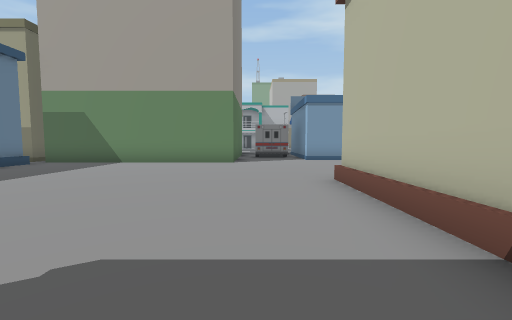
[1] (above)

24 first-person views from a walk through a 3-D level made in the Unity game engine. The camera is 1.4 m above the floor, tilts 4° down and sees 90° across. The floor is counted in squares, 2 m on a side. Each view is taken from the middle of a square. On the plan, view 1 faces up. The plan holds only what a view shows up to about 9 squares ahead; the rest is blank. The place goes on beyond the plan. The player is left out.

[2]
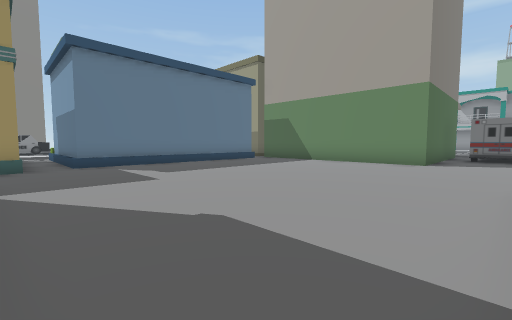

[3]
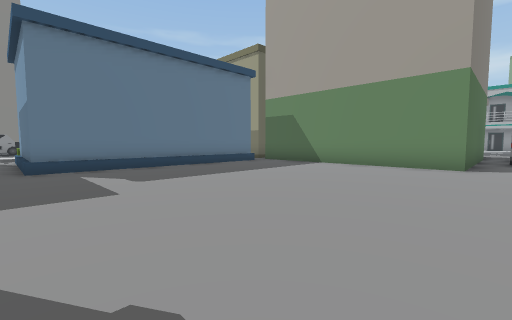

[4]
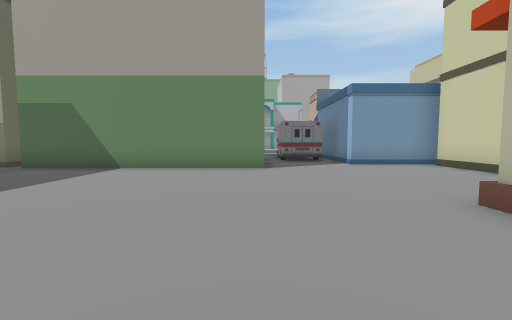

[5]
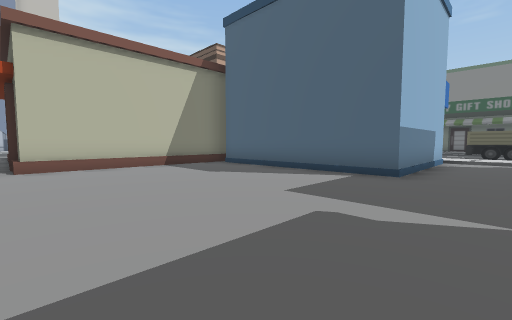

[6]
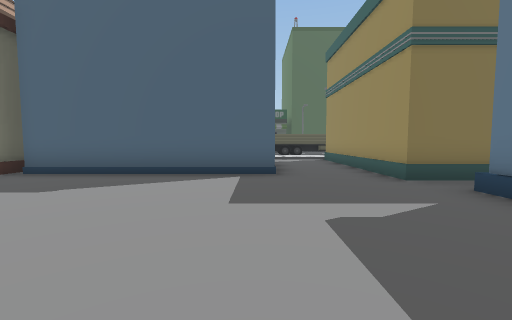

[7]
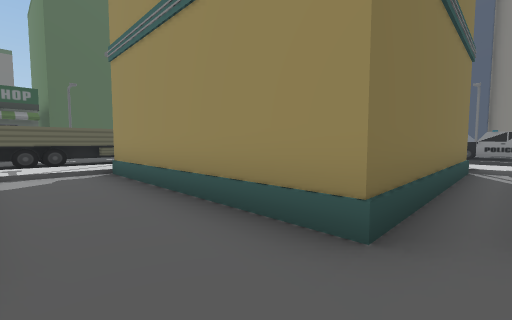

[8]
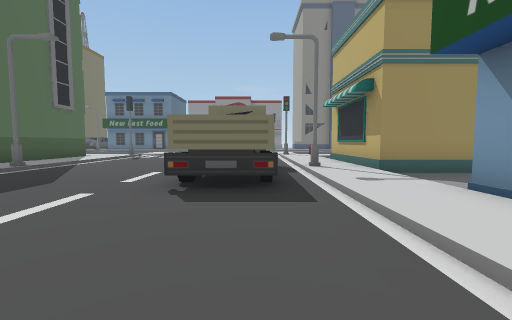

[9]
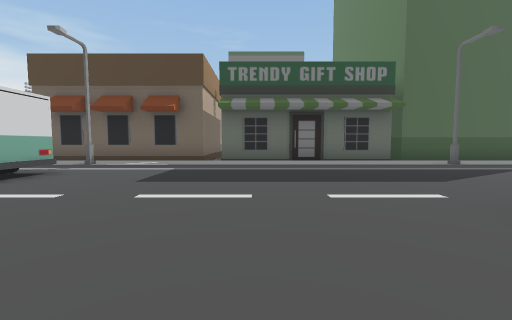

[10]
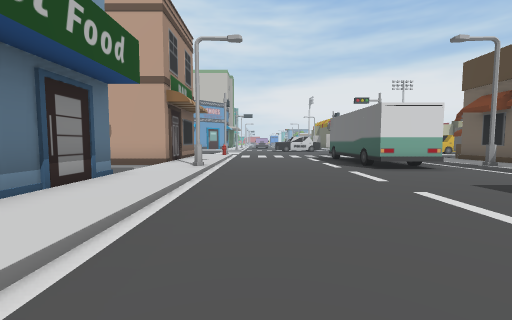

[11]
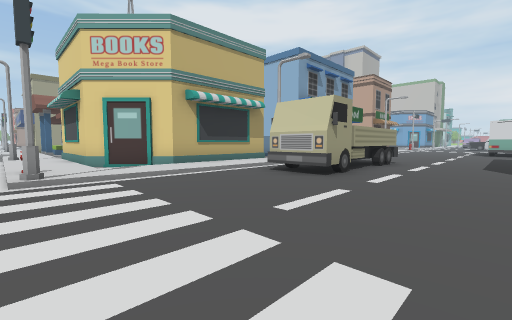

[12]
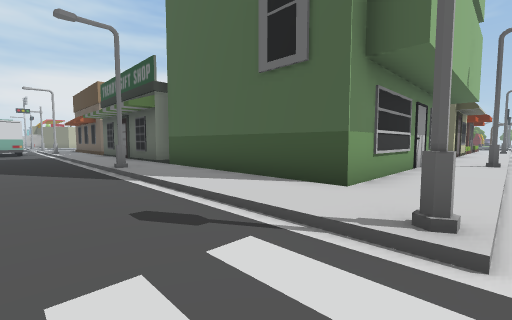

[13]
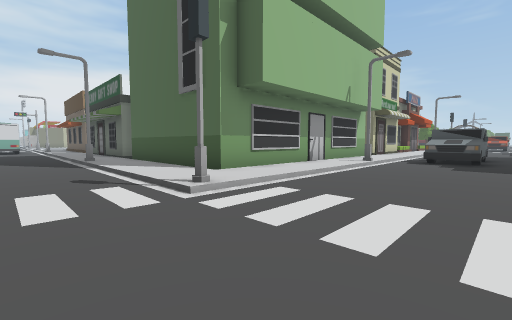

[14]
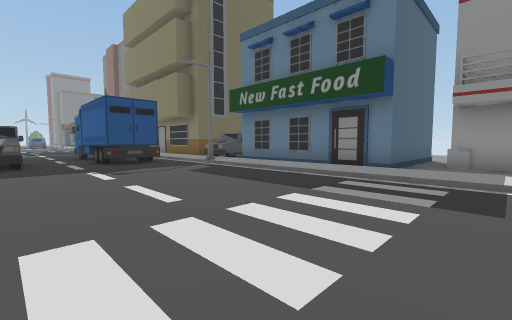

[15]
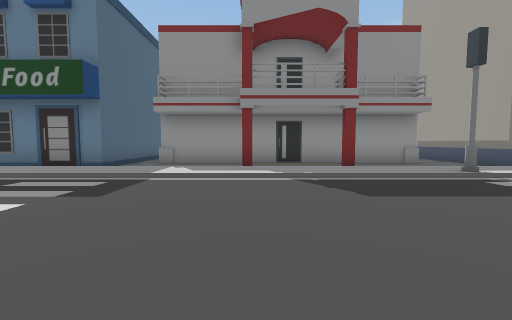

[16]
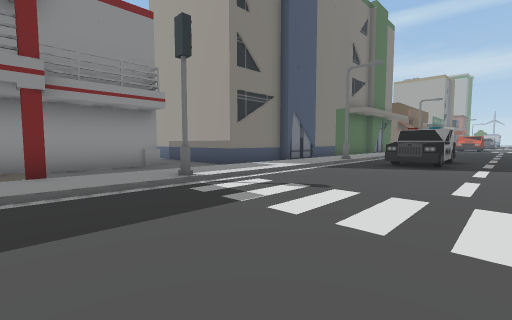

[17]
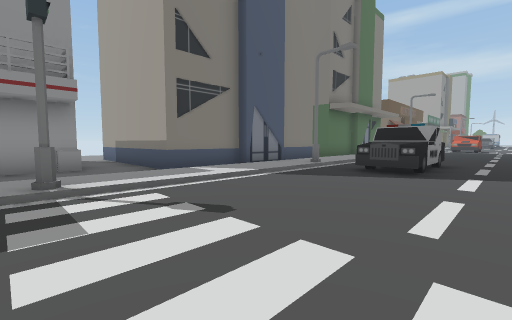

[18]
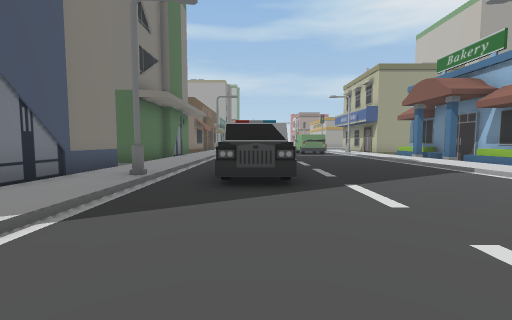

[19]
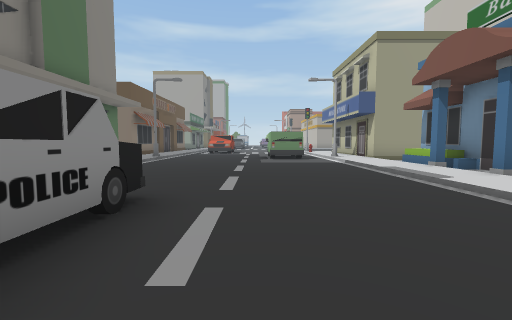

[20]
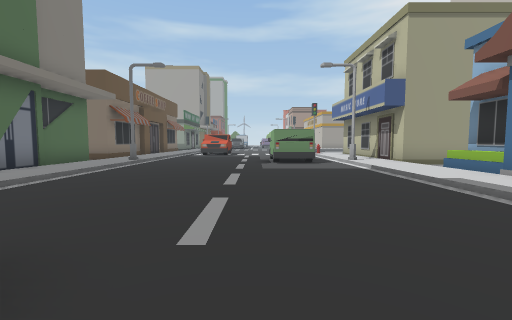

[21]
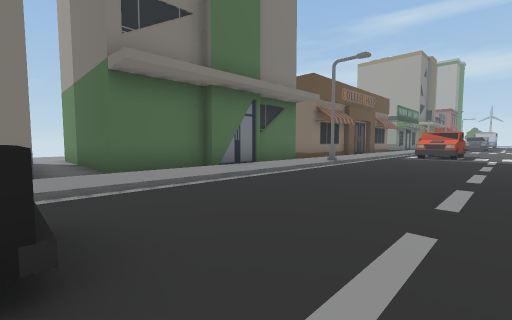

[22]
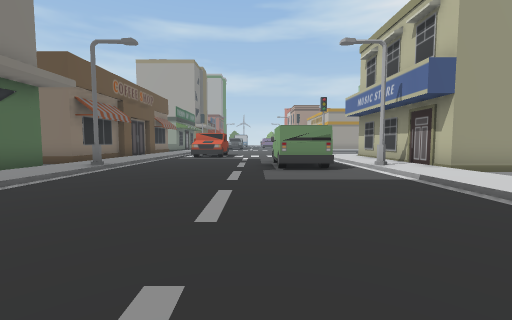

[23]
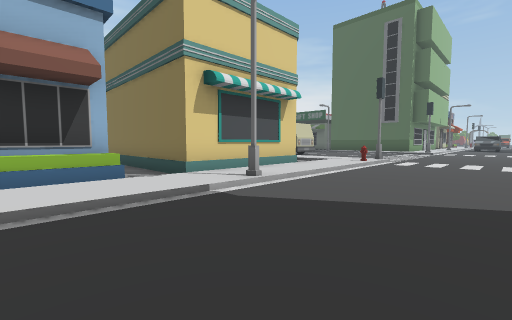

[24]
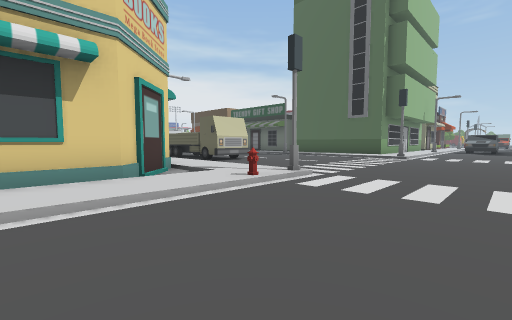

### Floor plan
Key: @ floor where view 1 was taken; # wall or solid block; . main floor; : floor 0.25 m higher than the main floor; / step, stairs or slope; ^ raised ledge; B building; S streetlight; T truck; U bus; H hydrant; C car.
Columns run from 26 left of view 1 to 5 right of it. Each row starts with its distance up from view 1.
 12    #:/....^ /:#          B###
 11   ##:/....# /:#          B..#
 10    B:S....##S:#   #      B..####
  9    B:/....../:#####BBBBBBB.....B
  8    B:/....../:BB   B...........B
  7    B:/....../:BB   B...........B
  6    B:/....../:BB   B...........B
  5    B:/....../:.B   B.........B..
  4 BBBB:/....../:BB   B........B BB
  3 ....:/....../:BB   B........B
  2    B:/.C..../:BBBBBB........B
  1    B:/.C..../:..............B
  0    B:S.C....S:######......@.B
 -1    B:/.C..../:#    #..BBBB#BB
 -2    B:/....../:#    #..B
 -3    B:/....../:#    #..B
 -4 BBBB:/....../:##   #..B      .#
 -5 ....:/......H:.#####..BBBBBB..##
 -6  #..:/......#:::::::::::::::::::
 -7  #..:#......///////S/////////S//
 -8  #..:/...........TTTTT..........
 -9  #.#:/...........TTTTT..........
-10  #..:/..........................
-11  #.#:/.......................UUU
-12  #. :/.......................U
-13  #. :/.......................UU
-14  #. :/......#//////S/////////S:
-15 BBBB:/....../:::::::::::::::::::
-16    B:/....../:BBBBBB############
-17    B:/....../:B
-18    B:/....../:B
-19    B:/....../:B
-20    B:S......S:B
-21      /....../:B
-22       ##..TT/:B
-23        #..TT/:B

Positions as (right, up) in squares from view 1, and headings:
1: (0, 0), facing up
2: (1, 0), facing up-left
3: (0, 1), facing up-left
4: (-1, 2), facing up
5: (-6, 5), facing down-right
6: (-4, 5), facing down
7: (-5, 1), facing down-left
8: (-1, -8), facing left
9: (-2, -7), facing down
10: (-4, -8), facing right
11: (-14, -12), facing up-right
12: (-14, -12), facing down-right
13: (-17, -12), facing down-right
14: (-16, -13), facing down-left
15: (-16, -11), facing left
16: (-17, -9), facing up-left
17: (-17, -7), facing up-left
18: (-19, -5), facing up
19: (-17, -1), facing up
20: (-17, 1), facing up
21: (-17, 2), facing up-left
22: (-17, 3), facing up
23: (-17, 3), facing down-right
24: (-17, -2), facing down-right
